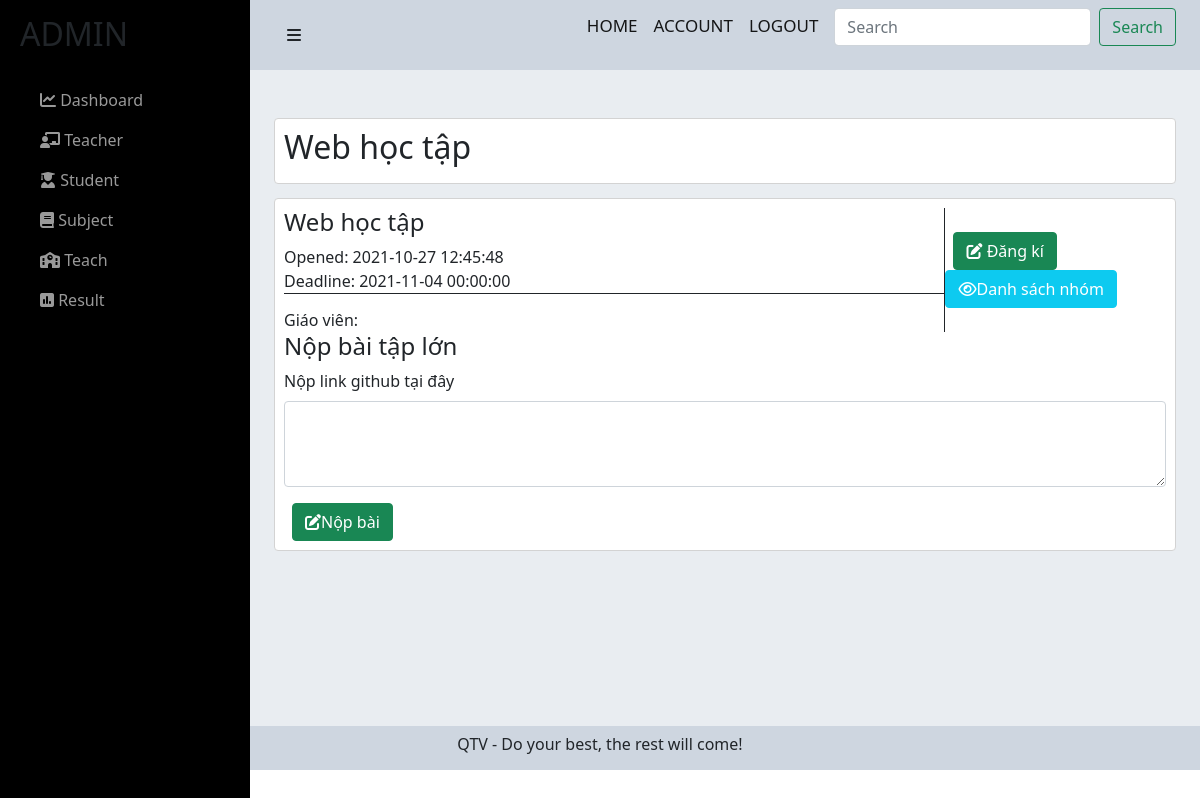
Page /admin/chitiet-btl-admin.php?idBTL=1 on the committed database.
### tables this page shows
CREATE TABLE `btl` (
  `idBTL` int(11) NOT NULL,
  `nameBTL` varchar(255) NOT NULL,
  `formatBTL` varchar(255) NOT NULL,
  `openedBTL` datetime NOT NULL DEFAULT current_timestamp(),
  `deadlineBTL` datetime NOT NULL,
  `idMH` int(11) NOT NULL,
  `tenGV` varchar(100) NOT NULL,
  `sonhom` int(11) NOT NULL
);

### admin/chitiet-btl-admin.php (the view, shortened to what this page needs)
<?php include('../config/config.php'); ?>
<link href="https://cdn.jsdelivr.net/npm/bootstrap@5.0.2/dist/css/bootstrap.min.css" rel="stylesheet">
<link rel="stylesheet" href="https://cdnjs.cloudflare.com/ajax/libs/font-awesome/6.0.0-beta2/css/all.min.css" />
<link rel="stylesheet" href="../css/exercise-subject-admin.css">
<?php
if (isset($_GET['idBTL'])) {
    $idBTL = $_GET['idBTL'];
    $sql1 = "SELECT * FROM btl where idBTL = $idBTL";
    $res1 = mysqli_query($conn, $sql1);
    $row1 = mysqli_fetch_assoc($res1);
    $nameBTL = $row1['nameBTL'];
}
?>
<div id="wrapper">
    <div id="sidebar-wrapper">
        <ul class="sidebar-nav">
            <li class="sidebar-brand">
                <h2>ADMIN</h2>
            </li>
            <li>
                <a href="index.php"><i class="fas fa-chart-line"></i> Dashboard</a>
            </li>
            <li>
                <a href="teacher.php"><i class="fas fa-chalkboard-teacher"></i> Teacher</a>
            </li>
            <li>
                <a href="student.php"><i class="fas fa-user-graduate"></i> Student</a>
            </li>
            <li>
                <a href="subject.php"><i class="fas fa-book"></i> Subject</a>
            </li>
            <li>
                <a href=".teach.php"><i class="fas fa-school"></i> Teach</a>
            </li>
            <li>
                <a href="result.php"><i class="fas fa-poll"></i> Result</a>
            </li>
        </ul>
    </div>
    <div id="page-content-wrapper">
        <div class="container-fluid">
            <div class="row">
                <div class="col-lg-12">
                    <nav class="navbar navbar-light">
                        <div class="container-fluid">
                            <a href="#menu-toggle" class="btn btn-default" id="menu-toggle"><i class="fas fa-bars"></i></a>
                            <form class="d-flex">
                                <a href="" class="navbar-brand">HOME</a>
                                <a href="" class="navbar-brand">ACCOUNT</a>
                                <a href="" class="navbar-brand">LOGOUT</a>
                                <input class="form-control me-2" type="search" placeholder="Search" aria-label="Search">
                                <button class="btn btn-outline-success" type="submit">Search</button>
                            </form>
                        </div>
                    </nav>
                    <div class="main-content">
                        <div class="container">
                            <br>
                            <br>
                            <div class="tittle-mh">
                                <h2><?php
                                    echo $nameBTL;
                                    ?>
                                    </h2>
                            </div>
                            <?php
                            $sql3 = "SELECT * FROM btl WHERE idBTL = '$idBTL'";
                            $res3 = mysqli_query($conn, $sql3);
                            if ($res3 == true) {
                                while ($row3 = mysqli_fetch_assoc($res3)) {
                            ?>
                                    <div class="title-btvn">
                                        <div class="name-btvn row">
                                            <div class="content-btvn col-md-9">
                                                <h4><?php echo $row3['nameBTL'] ?></h4>
                                                <p><span style="font-weight: 500;">Opened: </span><?php echo $row3['openedBTL'] ?></p>
                                                <p style="border-bottom: 1px solid;"><span style="font-weight: 500;">Deadline: </span><?php echo $row3['deadlineBTL'] ?></p>
                                                <p class="note">Giáo viên: <?php echo $row3['tenGV'] ?></p>
                                            </div>
                                            <div style="margin: auto;" class="service col-md-3">
                                                <a href="./dk-btl-admin.php?idBTL=<?php echo $row3['idBTL']; ?>"><button type="button" class="btn btn-success text-white me-2"><i class="fas fa-edit"></i> Đăng kí</button></a>
                                                <a href="./dsnhom-btl-admin.php?idBTL=<?php echo $row3['idBTL']; ?>"><button type="button" class="btn btn-info text-white me-2"><i class="far fa-eye"></i>Danh sách nhóm</button></a>
                                            </div>
                                            <div class="content-nopbtvn col-md-9">
                                                <h4>Nộp bài tập lớn</h4>
                                            </div>
                                            <div class="mb-3">
                                                <label for="exampleFormControlTextarea1" class="form-label">Nộp link github tại đây</label>
                                                <textarea class="form-control" id="exampleFormControlTextarea1" rows="3"></textarea>
                                            </div>
                                            <a href="./dk-btl-admin.php?idBTL=<?php echo $row3['idBTL']; ?>"><button type="button" class="btn btn-success text-white me-2"><i class="fas fa-edit"></i>Nộp bài</button></a>
                                        </div>
                                    </div>
                            <?php
                                }
                            }
                            ?>
                        </div>
                    </div>
                </div>
            </div>
        </div>
    </div>
</div>
<footer>
    <p class="ftr text-center">
        QTV - Do your best, the rest will come!
    </p>
</footer>

### css/exercise-subject-admin.css (style rules this page uses)
.row>* { padding : 0; }
#wrapper { padding-left: 0; -webkit-transition: all 0.5s ease; -moz-transition: all 0.5s ease; -o-transition: all 0.5s ease; transition: all 0.5s ease; }
.navbar-brand { font-size:17px; font-weight:500; }
#page-content-wrapper { padding: 50px; position: relative; }
#sidebar-wrapper { z-index: 1000; position: fixed; left: 250px; width: 0; height: 100%; margin-left: -250px; overflow-y: auto; background: #000; -webkit-transition: all 0.5s ease; -moz-transition: all 0.5s ease; -o-transition: all 0.5s ease; transition: all 0.5s ease; }
#page-content-wrapper { width: 100%; position: absolute; padding: 15px; }
.sidebar-nav { position: absolute; top: 0; width: 250px; margin: 0; padding: 0; list-style: none; }
.sidebar-nav li { text-indent: 20px; line-height: 40px; }
.sidebar-nav li a { display: block; text-decoration: none; color: #999999; }
.sidebar-nav > .sidebar-brand { height: 65px; font-size: 18px; line-height: 60px; margin-top: 15px; }
@media (min-width:768px) { #wrapper { padding-left: 250px; } }
@media (min-width:768px) { #sidebar-wrapper { width: 250px; } }
@media (min-width:768px) { #page-content-wrapper { padding: 0; position: relative; } }
.main-content { min-height: 82vh; }
.navbar, .ftr { background-color: #ced6e0; }
.ftr { height:44px; margin-bottom: 0; padding-top:6px; }
.tittle-mh, .name-btvn { background-color:#fff; padding:1%; border-radius: 4px; border: 0.5px solid lightgray; }
.main-content { background-color: #e9edf1; }
.container { min-height: 521px; }
.name-btvn { margin-top:14px; margin-left: 0; margin-right: 0; }
.name-btvn p { margin-bottom: 0; }
.note { margin-top:14px; }
.content-btvn { border-right: 0.5px solid; }
.btn-success { margin-left: 8px; }

### rows in the picture
btl: nameBTL "Web học tập", openedBTL "2021-10-27 12:45:48", deadlineBTL "2021-11-04 00:00:00"
